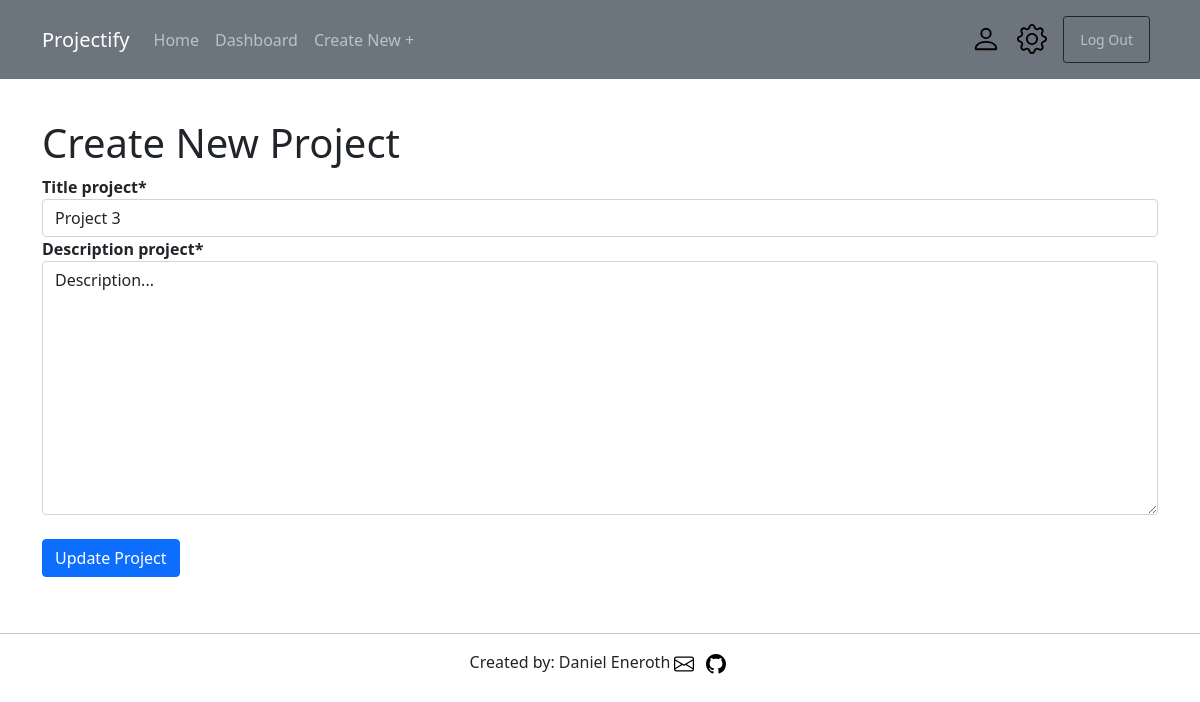
The page /projects/13/update/ (signed in) on the database as committed earlier.
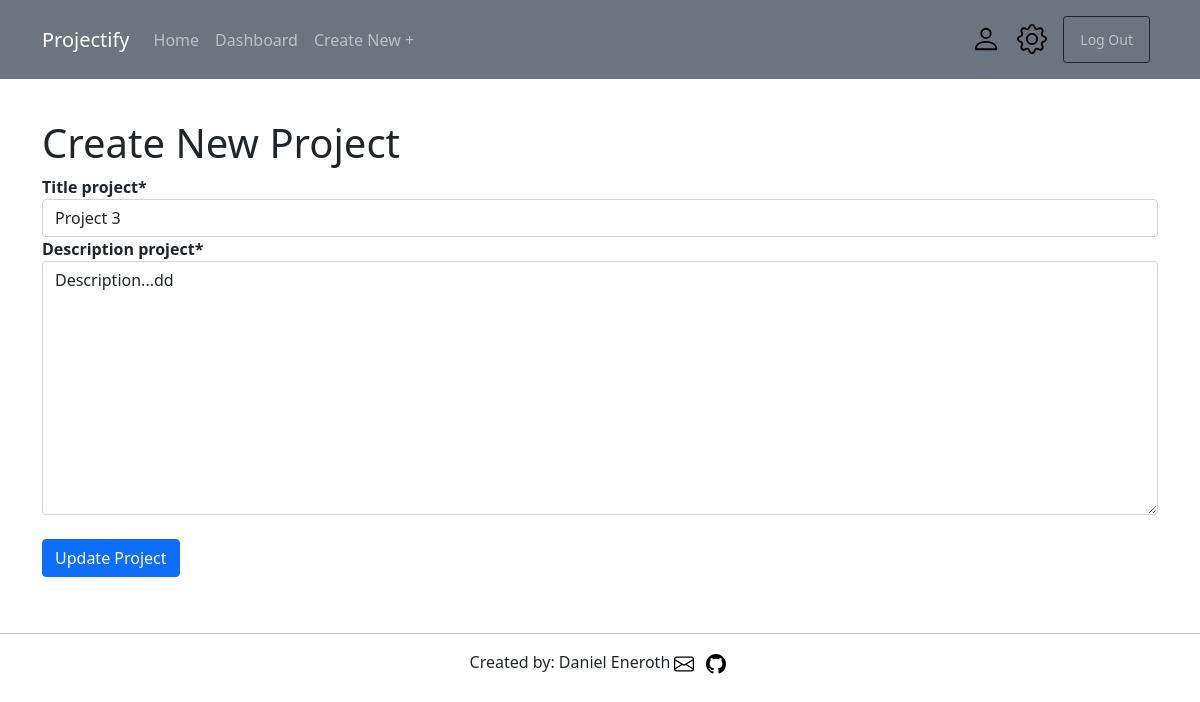
The same page on the database as committed later.
### projects/models.py (models this page shows, shortened)
class Project(models.Model):
    title_project = models.CharField(max_length=50)
    description_project = models.TextField()
    creator_project = models.ForeignKey(get_user_model(), on_delete=models.CASCADE)
    date_created_project = models.DateTimeField(auto_now_add=True)
    members = models.ManyToManyField(get_user_model(), related_name='members')
    admin = models.ManyToManyField(get_user_model(), related_name='admin')

### projects/views.py (the view)
# urls.py: path('<int:pk>/update/', ProjectUpdateView.as_view(), name='project_update'),
class ProjectUpdateView(LoginRequiredMixin, UserPassesTestMixin, UpdateView):
    model = Project
    template_name = 'projects/project_update.html'
    fields = ('title_project', 'description_project')
    def test_func(self):
        obj = self.get_object()
        if self.request.user == obj.creator_project or self.request.user in obj.admin.all():
            return True
        else:
            return False

### templates/projects/project_update.html (shortened to what this page needs)
{% extends 'base.html' %}
{% load crispy_forms_tags %}
{% block content %}
<br/>
<h1>Create New Project</h1>
<form method="post" action="" class="fw-bold">
    {{ form|crispy }}
    <br/>
    <button class="btn btn-primary" type="submit">Update Project</button>
</form>
<br/>
{% endblock content %}

Rows that differ between the two databases and show on the page:
changed Project "Project 3": description_project "Description..." → "Description...dd"
